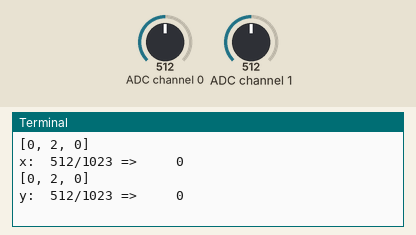
Bench run of a program on a simulated Raspberry Pi (BCM pin numbers). On the bench: the last lines printed to the terminal. The inputs (shaded band) are chosen by the test bench; at power-on: ADC channel 0 = 512, ADC channel 1 = 512 (analog values on the 0–1023 scale).

Above: at 1.2 s.
1.3 s: ADC channel 0 set to 716
3.5 s: ADC channel 1 set to 716
At 3.9 s:
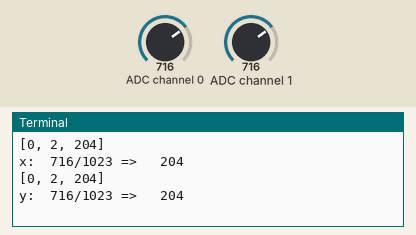
5.5 s: ADC channel 0 set to 511
7.5 s: ADC channel 1 set to 511
At 7.9 s:
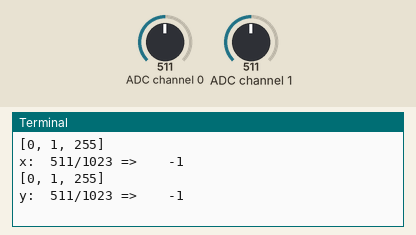
9.5 s: ADC channel 0 set to 306
11.5 s: ADC channel 1 set to 306
At 11.9 s:
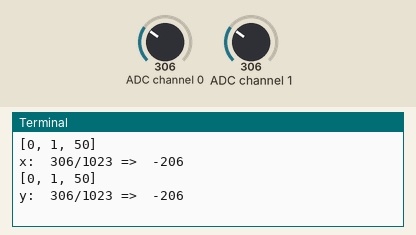
Timing chart, 0 to 14.5 s (numbered marks = the images above; inputs shaded):
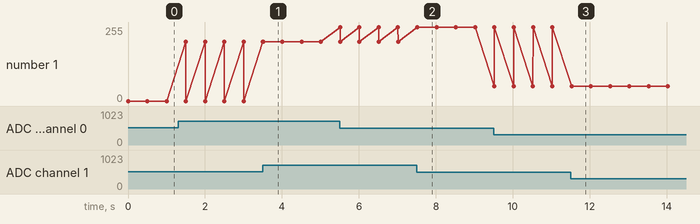

The program:

calibration.py
```python
#!/usr/bin/env python
# -*- coding: utf-8 -*-
"""
reads position from thumb-joystick
needs spidev installed
http://www.raspberrypi-spy.co.uk/2014/08/enabling-the-spi-interface-on-the-raspberry-pi/
"""
import RPi.GPIO as GPIO
import time
import spidev

xPin = 0 # joystick x connected to A0
yPin = 1 # joystick y connected to A1

xzero = 512
yzero = 512

spi = spidev.SpiDev()
spi.open(0,0)

def readadc(adcnum):
	# read SPI data from MCP3004 chip, 4 possible adc’s (0 thru 3)
	if ((adcnum > 3) or (adcnum < 0)):
		return -1
	r = spi.xfer2([1,8 + adcnum << 4, 0])
	print(r)
	adcout = ((r[1] &3) << 8) + r[2]
	return adcout

def position(value, zerovalue):
	return value - zerovalue

while True:
	value = readadc(xPin)
	posx = position(value, xzero)
	print("x: %4d/1023 => %5d" % (value, posx))
	value = readadc(yPin)
	posy = position(value, yzero)
	print("y: %4d/1023 => %5d" % (value, posy))

	if (posx > (1023 * 3/4)):
		print("Button pressed!")
	print("")
	time.sleep(0.5)


print('done.')
```

Measured:
- after the input at 3.5 s, the terminal: prints a new line at once (image 1)
- after the input at 7.5 s, the terminal: prints a new line at once (image 2)
- after the input at 11.5 s, the terminal: prints a new line at once (image 3)
